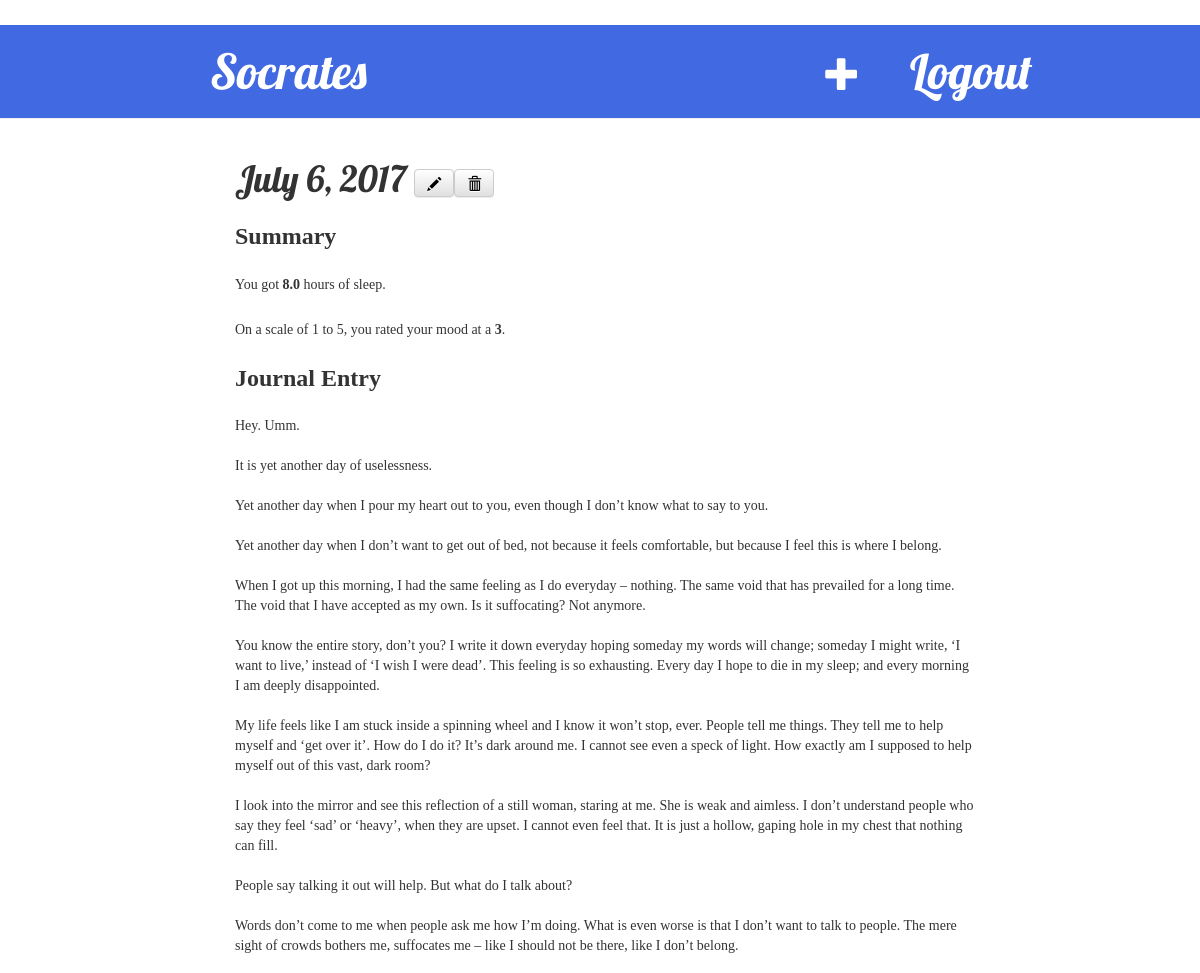
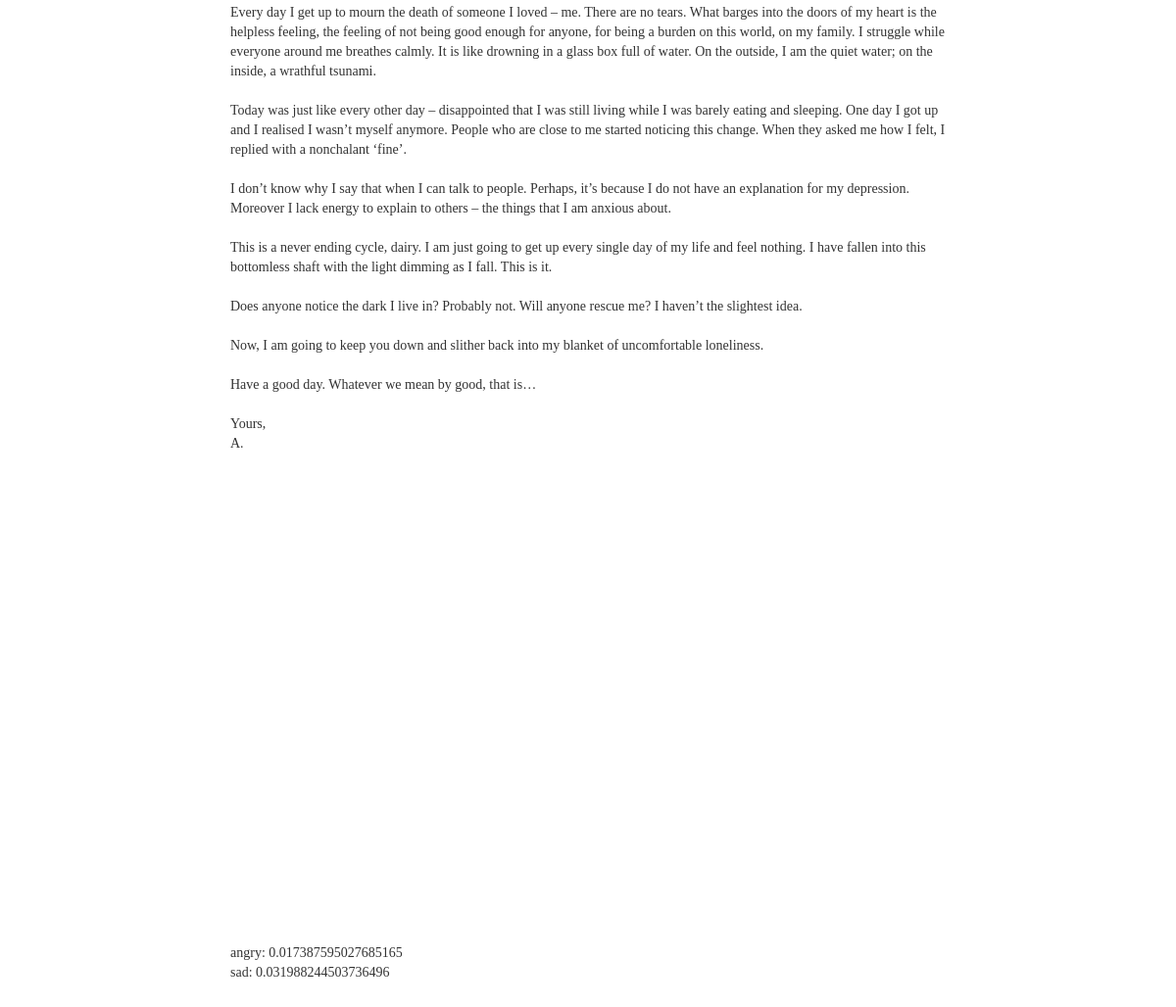
The page /post/26/ (signed in) on the database its author committed (2 pictures, top to bottom).
### myblog/models.py (models this page shows, shortened)
class Entry(models.Model):
  user_name = models.CharField(max_length=2000)
  date = models.DateField()
  exercise = models.ForeignKey(Exercise, blank=True, null=True)
  sleep = models.FloatField()
  meditation = models.BooleanField()
  meditation_time = models.FloatField(blank=True, null=True)
  mood = models.TextField()
  mood_number = models.IntegerField()
  score = models.ForeignKey(SScore)

class SScore(models.Model):
  angry = models.FloatField()
  sad = models.FloatField()
  def __unicode__(self):
    feelings = [self.angry, self.sad]
    tags = ['angry', 'sad']
    text = ""
    for i in range(0, len(tags)):
      if feelings[i] >= 0.000:
        text += tags[i]+": "+str(feelings[i])+"\n"
    return text

### myblog/views.py (the view)
# urls.py: url(r'^post/(?P<pk>\d+)/$', views.post_detail, name='post_detail'),
@login_required
def post_detail(request, pk):
    post = get_object_or_404(Entry, pk=pk)
    return render(request, 'post_detail.html', {'post': post})

### myblog/templates/post_detail.html (shortened to what this page needs)
{% extends 'base.html' %}
{% block content %}
    <div class="post">
        <h1>{{ post.date }}   <a class="btn btn-default" href="{% url 'socrates:post_edit' pk=post.pk %}"><span class="glyphicon glyphicon-pencil"></span></a><a class="btn btn-default" href="{% url 'socrates:post_delete' pk=post.pk %}"><span class="glyphicon glyphicon-trash"></span></a></h1>
        <h3> Summary </h3>
        <p> You got <b>{{ post.sleep }}</b> hours of sleep.</p>
        <p>On a scale of 1 to 5, you rated your mood at a <b>{{ post.mood_number|linebreaksbr }}</b>.</p>
        <h3>Journal Entry</h3>
        <p>{{ post.mood |linebreaksbr }}</p>
    <svg width="600" height="400"></svg>
        <p>{{ post.score|linebreaksbr }}</p>
    </div>
{% endblock %}

### myblog/static/css/myblog.css (style rules this page uses)
p,body { font-size: 18px; font-family: "Century Gothic"; margin-top: 50px; margin-bottom: 50px; }
.content, { margin-left: 10px; margin-bottom: 200px; }
h1, h2 { font-family: 'Lobster', cursive; }
h3, h4 { font-family: 'Simplifica', sans serif; }
.post { margin-left: 10px; margin-bottom: 70px; }
.post h1 a, .post h1 a:visited { color: #000000; }

### myblog/templates/post_detail.html (style rules this page uses)
svg { font-size: 14px; font-family: "Century Gothic"; margin-top: 25px; margin-bottom: 25px; }
p,body { font-size: 14px; font-family: "Century Gothic"; margin-top: 25px; margin-bottom: 25px; }
h3 { font-weight: bold; font-size: 24px; font-family: "Century Gothic"; margin-top: 25px; margin-bottom: 25px; }

### rows shown on the page
Entry: date "July 6, 2017", sleep "8.0", mood_number "3", mood "Hey. Umm. It is yet another day of uselessness. Yet another day when I pour my heart out to you, even though I don’t know what to say to you. Yet another day when I don’t want to get out of bed, not because it feels comfortable, but because I feel this is where I belong. When I got up this morning, I had the same feeling as I do everyday – nothing. The same void that has prevailed for a long time. The void that I have accepted as my own. Is it suffocating? Not anymore. You know the entire story, don’t you? I write it down everyday hoping someday my words will change; someday I might write, ‘I want to live,’ instead of ‘I wish I were dead’. This feeling is so exhausting. Every day I hope to…", score "angry: 0.017387595027685165 sad: 0.031988244503736496"
